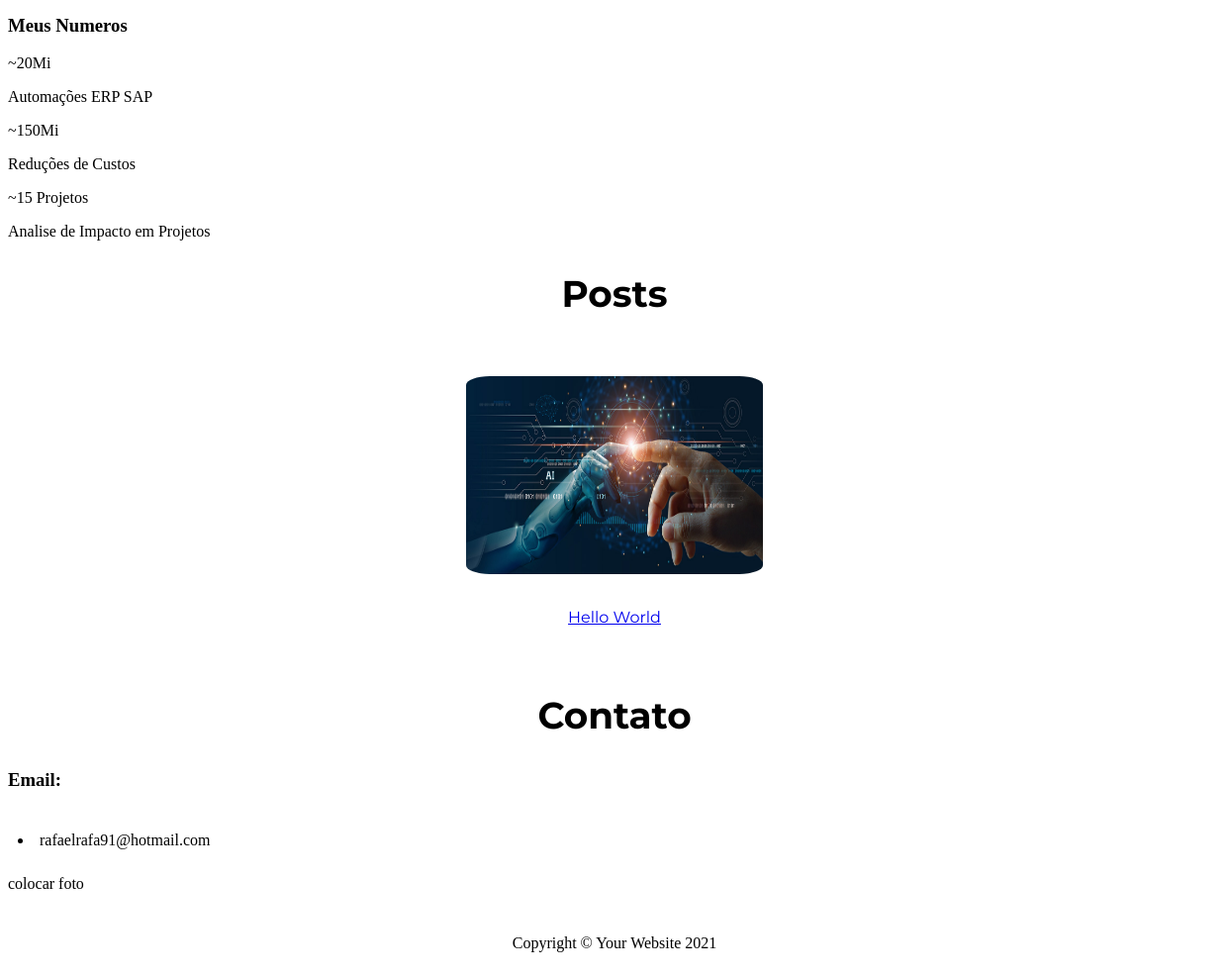
The app's page / (lower part), older data.
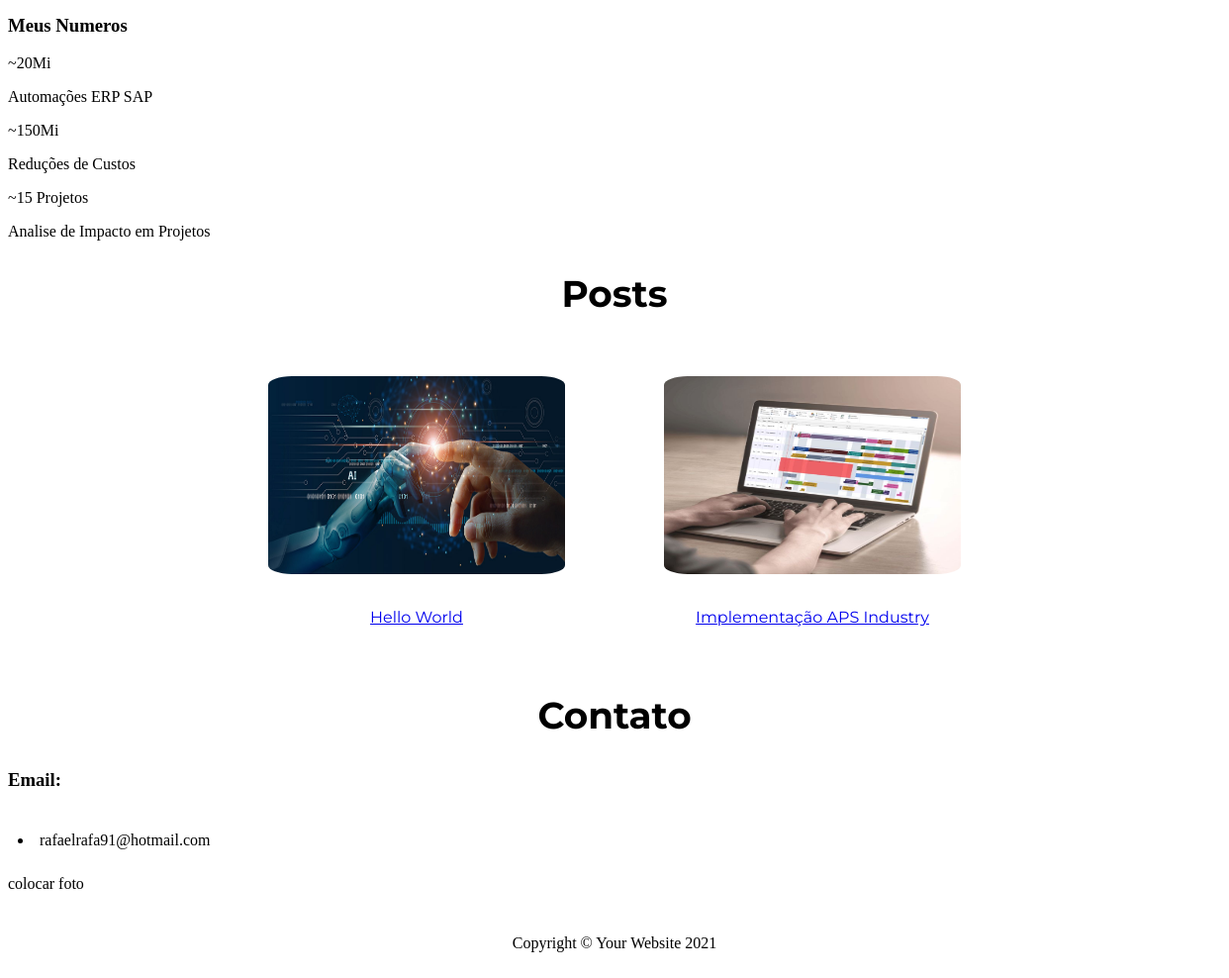
The same page, newer data.
### blog/models.py (models this page shows, shortened)
class Article(models.Model):
    title = models.CharField(max_length=100)
    body = models.TextField(blank=True, null=True)
    date = models.DateTimeField(auto_now_add=True)
    thumb = models.ImageField(blank=True)

### blog/views.py (the view)
# urls.py: path('', index, name='index'),
def index(request):
    articles = Article.objects.all()
    return render(request, 'posts.html', {'articles': articles})

### blog/templates/posts.html (shortened to what this page needs)
{% extends 'base.html' %}
{% load static %}
{% block content %}
<link href="{% static 'css/style.css' %}" rel="stylesheet">
<br><br>
<section>
  <div>
    <H3>Meus Numeros</H3>
    <p>~20Mi</p>
    <p>Automações ERP SAP</p>
    <p>~150Mi</p>
    <p>Reduções de Custos</p>
    <p>~15 Projetos</p>
    <p>Analise de Impacto em Projetos</p>
  </div>
</section>
<h2>Posts</h2>
  <div class = 'flex-container' >
    {% for article in articles %}
          <section>
            <div class ="conteudo" >
              <a href="{% url 'postDetail' id=article.id %}">
                <img class="imagempost imgefeito" src="{{article.thumb.url}}"></a>
                  <a  href="{% url 'postDetail' id=article.id %}">{{article.title}}</a>
                <br>
                <br>
              </div>
        </section>
      <br>
    {% endfor %}
  </div>
  <section class = "contato">
        <h2>Contato</h2>
        <h5>Email:</h5>
        <li>rafaelrafa91@hotmail.com</li>
        <p>colocar foto</p>
  </section>
{% endblock content %}

### templates/base.html (shortened to what this page needs)
{% load static %}
<!DOCTYPE html>
<html lang="pt-BR">
<head>
  <link href="{% static 'css/style.css' %}" rel="stylesheet">
</head>
<body onload="carregar()">
  <section>
    <div>
      {% block content %}
      {% endblock content %}
    </div>
  </section>
<footer>
  <div class="rodape">
    <p>Copyright &copy; Your Website 2021</p>
  </div>
</footer>
</body>
</html>

### static/css/style.css (style rules this page uses)
h2 { font-family: 'Montserrat', sans-serif; font-size: 28pt; text-align: center; }
h5 { font-size: 14pt; }
li { padding: 10px; font-size: 12pt; }
a { margin: 0 20px; font-family: 'Montserrat', sans-serif; }
.rodape { padding: 10px; align-items: baseline; text-align: center; }
.imagempost { padding: 30px; height: 200px; width: 300px; border-radius: 15%; transition: 1s; }
.flex-container { display: flex; flex-direction: row; flex-wrap: wrap; justify-content: center; }
.conteudo { display: flex; flex-direction: column; align-items: center; }

Row changes from the older to the newer data that the page shows:
added Article: thumb (picture), title "Implementação APS Industry"
